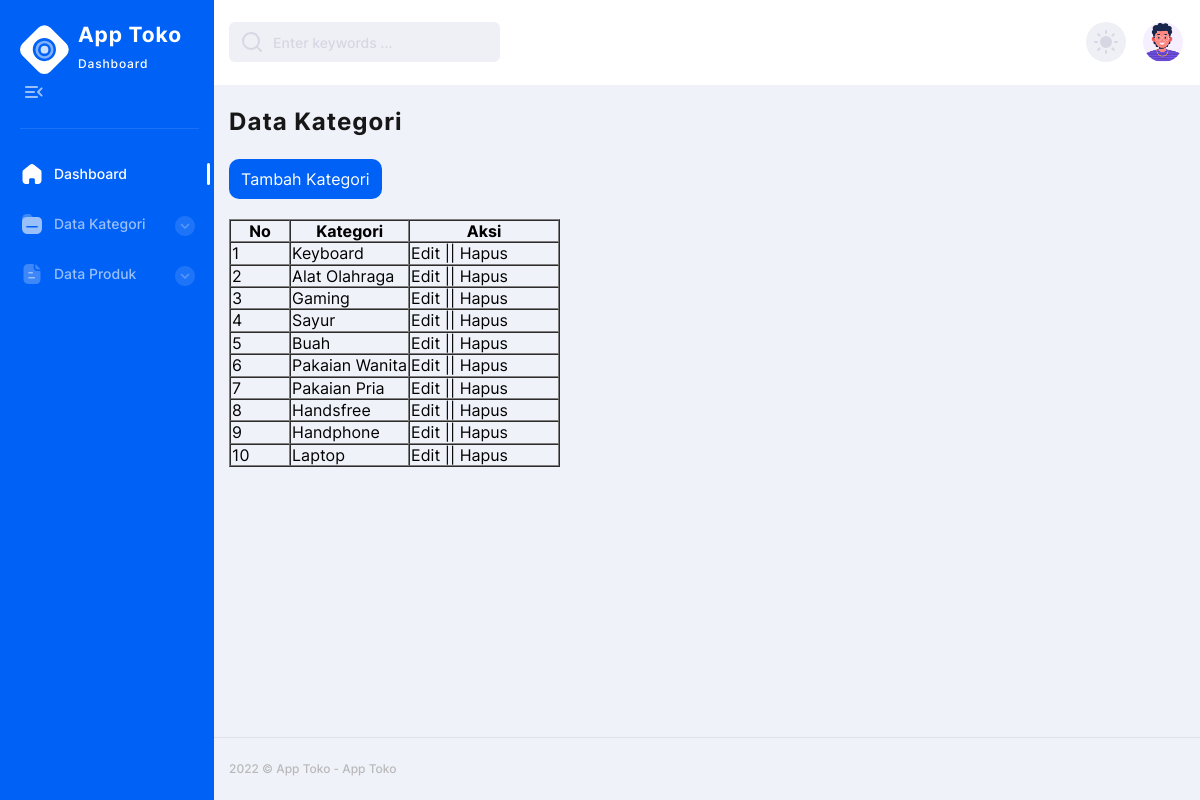
/data-kategori.php (signed in), run on the app's committed database.
### tables this page shows
CREATE TABLE `tb_category` (
  `category_id` int(11) NOT NULL,
  `category_name` varchar(25) NOT NULL
);

### data-kategori.php (the view, shortened to what this page needs)
<?php
	include 'db.php';
?>
<!DOCTYPE html>
<html lang="en">
<head>
  <link rel="stylesheet" href="./css/style.min.css" />
</head>
<body>
  <div class="page-flex">
    <aside class="sidebar">
      <div class="sidebar-start">
        <div class="sidebar-head">
          <a href="dashboard.php" class="logo-wrapper" title="Home">
            <span class="icon logo" aria-hidden="true"></span>
            <div class="logo-text">
              <span class="logo-title">App Toko</span>
              <span class="logo-subtitle">Dashboard</span>
            </div>
          </a>
          <button class="sidebar-toggle transparent-btn" title="Menu" type="button">
            <span class="icon menu-toggle" aria-hidden="true"></span>
          </button>
        </div>
        <div class="sidebar-body">
          <ul class="sidebar-body-menu">
            <li>
              <a class="active" href="dashboard.php"><span class="icon home" aria-hidden="true"></span>Dashboard</a>
            </li>
            <li>
              <a class="show-cat-btn" href="##">
                <span class="icon folder" aria-hidden="true"></span>Data Kategori
                <span class="category__btn transparent-btn" title="Open list">
                  <span class="icon arrow-down" aria-hidden="true"></span>
                </span>
              </a>
              <ul class="cat-sub-menu">
                <li>
                </li>
              </ul>
            </li>
            <li>
              <a class="show-cat-btn" href="##">
                <span class="icon paper" aria-hidden="true"></span>Data Produk
                <span class="category__btn transparent-btn" title="Open list">
                  <span class="icon arrow-down" aria-hidden="true"></span>
                </span>
              </a>
              <ul class="cat-sub-menu">
                <li>
                </li>
              </ul>
            </li>
          </ul>
        </div>
      </div>
    </aside>
    <div class="main-wrapper">
      <nav class="main-nav--bg">
        <div class="container main-nav">
          <div class="main-nav-start">
            <div class="search-wrapper">
              <i data-feather="search" aria-hidden="true"></i>
              <input type="text" placeholder="Enter keywords ..." required />
            </div>
          </div>
          <div class="main-nav-end">
            <button class="theme-switcher gray-circle-btn" type="button" title="Switch theme">
              <i class="sun-icon" data-feather="sun" aria-hidden="true"></i>
            </button>
            <div class="nav-user-wrapper">
              <button href="##" class="nav-user-btn dropdown-btn" title="My profile" type="button">
                <span class="nav-user-img">
                  <picture>
                    <source srcset="./img/avatar/avatar-illustrated-02.webp" type="image/webp" />
                    <img src="./img/avatar/avatar-illustrated-02.png" alt="User name" /></picture>
                </span>
              </button>
            </div>
          </div>
        </div>
      </nav>
      <main class="main users chart-page" id="skip-target">
        <div class="section">
          <div class="container">
            <h2 class="main-title">Data Kategori</h2>
            <div class="box">
              <button
                style="background-color: #0061f7; color: #fff; padding: 10px;  border-radius: 10px; margin-bottom: 20px;"><a
                  href="tambah-kategori.php">Tambah Kategori</a></button>
              <table border="1" cellspacing="0" class="table">
                <thead>
                  <tr>
                    <th width="60px">No</th>
                    <th>Kategori</th>
                    <th width="150px">Aksi</th>
                  </tr>
                </thead>
                <tbody>
                  <?php
							$no = 1;
							$kategori = mysqli_query($conn, "SELECT * FROM tb_category ORDER BY category_id DESC");
							if(mysqli_num_rows($kategori) > 0){
							while($row = mysqli_fetch_array($kategori)){
						?>
                  <tr>
                    <td><?php echo $no++ ?></td>
                    <td><?php echo $row['category_name'] ?></td>
                    <td>
                      <a href="edit-kategori.php?id=<?php echo $row['category_id'] ?>">Edit</a> || <a
                        href="proses-hapus.php?idk=<?php echo $row['category_id'] ?>"
                        onclick="return confirm('Yakin ingin hapus ?')">Hapus</a>
                    </td>
                  </tr>
                  <?php }}else{ ?>
                  <tr>
                    <td colspan="3">Tidak ada data</td>
                  </tr>
                  <?php } ?>
                </tbody>
              </table>
            </div>
          </div>
        </div>
      </main>
      <footer class="footer">
        <div class="container footer--flex">
          <div class="footer-start">
            <p>2022 © App Toko - <a href="index.php" target="_blank" rel="noopener noreferrer">App Toko</a></p>
          </div>
        </div>
      </footer>
    </div>
  </div>
</body>
</html>

### data on the page
tb_category: category_name "Keyboard"
tb_category: category_name "Alat Olahraga"
tb_category: category_name "Gaming"
tb_category: category_name "Sayur"
tb_category: category_name "Buah"
tb_category: category_name "Pakaian Wanita"
tb_category: category_name "Pakaian Pria"
tb_category: category_name "Handsfree"
tb_category: category_name "Handphone"
tb_category: category_name "Laptop"
